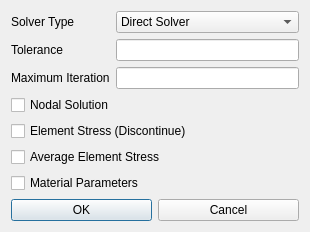
<?xml version="1.0" encoding="UTF-8"?>
<ui version="4.0">
 <class>SolutionControl</class>
 <widget class="QDialog" name="SolutionControl">
  <property name="geometry">
   <rect>
    <x>0</x>
    <y>0</y>
    <width>310</width>
    <height>223</height>
   </rect>
  </property>
  <property name="windowTitle">
   <string>Solution Control and Output</string>
  </property>
  <layout class="QVBoxLayout" name="verticalLayout_3">
   <item>
    <layout class="QHBoxLayout" name="horizontalLayout">
     <item>
      <layout class="QVBoxLayout" name="verticalLayout_2">
       <item>
        <widget class="QLabel" name="label">
         <property name="text">
          <string>Solver Type</string>
         </property>
        </widget>
       </item>
       <item>
        <widget class="QLabel" name="label_2">
         <property name="text">
          <string>Tolerance</string>
         </property>
        </widget>
       </item>
       <item>
        <widget class="QLabel" name="label_3">
         <property name="text">
          <string>Maximum Iteration</string>
         </property>
        </widget>
       </item>
      </layout>
     </item>
     <item>
      <layout class="QVBoxLayout" name="verticalLayout">
       <item>
        <widget class="QComboBox" name="solveCombo">
         <item>
          <property name="text">
           <string>Direct Solver</string>
          </property>
         </item>
        </widget>
       </item>
       <item>
        <widget class="QLineEdit" name="toleranceLine"/>
       </item>
       <item>
        <widget class="QLineEdit" name="maximumIterationLine"/>
       </item>
      </layout>
     </item>
    </layout>
   </item>
   <item>
    <widget class="QCheckBox" name="nodalSolutionBox">
     <property name="text">
      <string>Nodal Solution</string>
     </property>
    </widget>
   </item>
   <item>
    <widget class="QCheckBox" name="elementSolutionBox">
     <property name="text">
      <string>Element Stress (Discontinue)</string>
     </property>
    </widget>
   </item>
   <item>
    <widget class="QCheckBox" name="averageElemenBox">
     <property name="text">
      <string>Average Element Stress</string>
     </property>
    </widget>
   </item>
   <item>
    <widget class="QCheckBox" name="materialParameterBox">
     <property name="text">
      <string>Material Parameters</string>
     </property>
    </widget>
   </item>
   <item>
    <layout class="QHBoxLayout" name="horizontalLayout_2">
     <item>
      <widget class="QPushButton" name="okButton">
       <property name="text">
        <string>OK</string>
       </property>
      </widget>
     </item>
     <item>
      <widget class="QPushButton" name="cancelButton">
       <property name="text">
        <string>Cancel</string>
       </property>
      </widget>
     </item>
    </layout>
   </item>
  </layout>
 </widget>
 <resources/>
 <connections/>
</ui>
